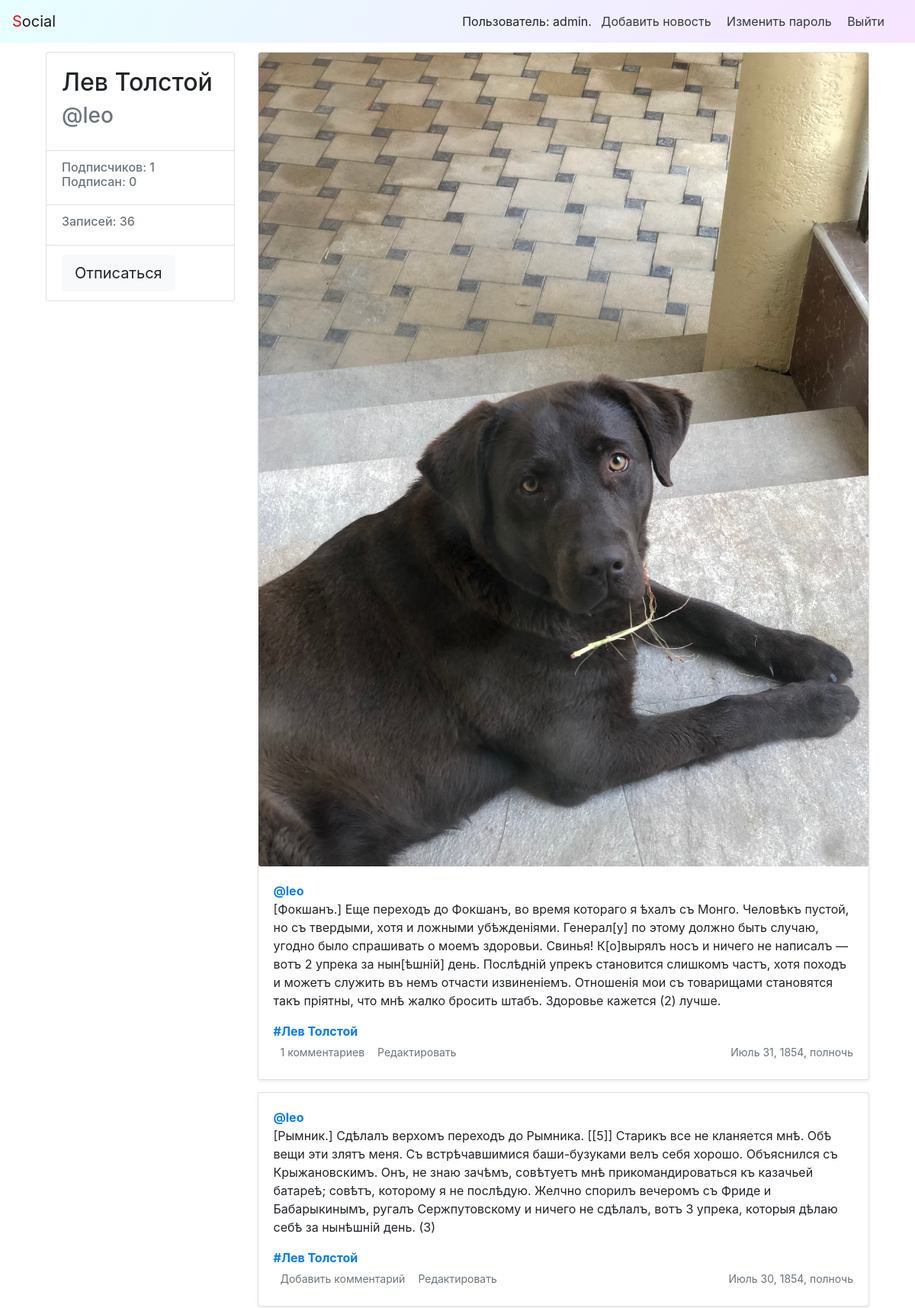
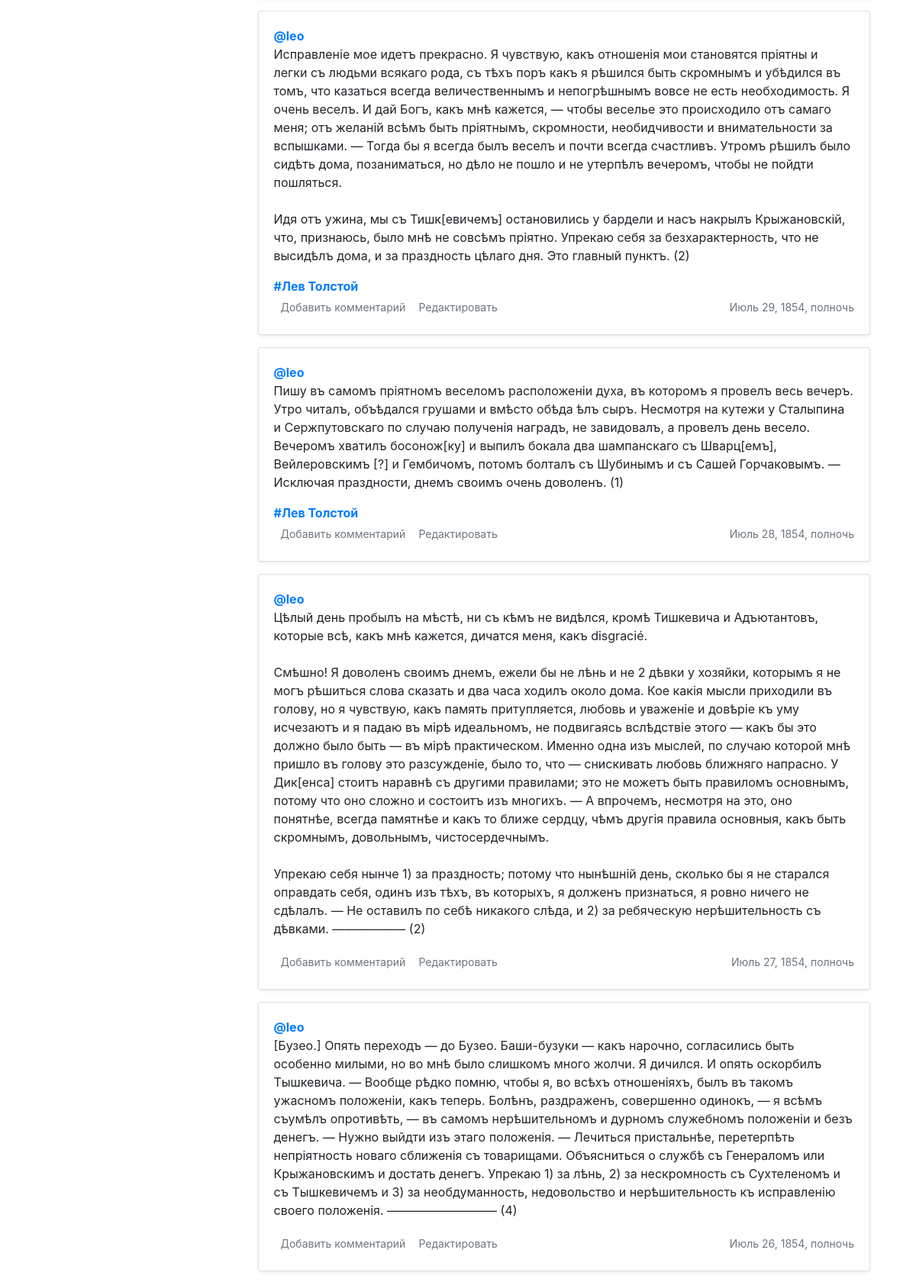
The page /profile/leo/ (signed in, upper part) on the database its author committed (2 pictures, top to bottom).
### posts/models.py (models this page shows, shortened)
class Post(models.Model):
    text = models.TextField()
    pub_date = models.DateTimeField('date published', auto_now_add=True)
    author = models.ForeignKey(User, on_delete=models.CASCADE, related_name='posts')
    group = models.ForeignKey('Group', on_delete=models.SET_NULL,
                              blank=True, null=True, related_name='posts')
    image = models.ImageField(upload_to='posts/', blank=True, null=True)
    class Meta:
        ordering = ["-pub_date"]

class Group(models.Model):
    title = models.CharField(max_length=200)
    slug = models.SlugField(max_length=250, unique=True)
    description = models.TextField()

### posts/views.py (the view)
# urls.py: path('profile/<str:username>/', views.profile, name='profile'),
def profile(request, username):
    user = get_object_or_404(User, username=username)
    post_list = Post.objects.select_related('author', 'group').prefetch_related('comments__post').filter(author__username=username).order_by('-pub_date')
    paginator = Paginator(post_list, 10)
    page_number = request.GET.get('page')
    page = paginator.get_page(page_number)
    following = Follow.objects.filter(author=user, user=request.user).exists()
    context = {
        'user': user,
        'page': page,
        'paginator': paginator,
        'following': following,
    }
    return render(request, 'posts/profile.html', context)

### social/context_processors.py (called while the page is built)
def year(request):
    year = dt.datetime.now().year
    return {'year': year}

### posts/templates/posts/profile.html (shortened to what this page needs)
{% extends 'base.html' %}
{% load thumbnail %}
{% block content %}
<main role="main" class="container">
    <div class="row">
        <div class="col-md-3 mb-3 mt-1">
            <div class="card">
                <div class="card-body">
                    <div class="h2">
                        {{ user.get_full_name }}
                    </div>
                    <div class="h3 text-muted">
                        @{{ user.username }}
                    </div>
                </div>
                <ul class="list-group list-group-flush">
                    <li class="list-group-item">
                        <div class="h6 text-muted">
                            Подписчиков: {{ user.following.count }} <br/>
                            Подписан: {{ user.follower.count }}
                        </div>
                    </li>
                    <li class="list-group-item">
                        <div class="h6 text-muted">
                            Записей: {{ user.posts.count }}
                        </div>
                    </li>
                    <li class="list-group-item">
                        {% if following %}
                        <a class="btn btn-lg btn-light"
                           href="{% url 'profile_unfollow' user.username %}" role="button">
                            Отписаться
                        </a>
                        {% else %}
                        <a class="btn btn-lg btn-primary"
                           href="{% url 'profile_follow' user.username %}" role="button">
                            Подписаться
                        </a>
                        {% endif %}
                    </li>
                </ul>
            </div>
        </div>
        <div class="col-md-9">
            {% for post in page %}
            {% include 'posts/post_item.html' with post=post %}
            {% endfor %}
        </div>
    </div>
</main>
{% endblock %}

### templates/nav.html
<nav class="navbar navbar-light gradient-background">
    <a class="navbar-brand" href="/"><span style="color:red">S</span>ocial</a>
    <nav class="my-2 my-md-0 mr-md-3">
        {% if request.user.is_authenticated %}
        Пользователь: {{ request.user.username }}.
        <a class="p-2 text-dark" href="{% url 'new_post' %}">Добавить новость</a>
        <a class="p-2 text-dark" href="{% url 'password_change' %}">Изменить пароль</a>
        <a class="p-2 text-dark" href="{% url 'logout' %}">Выйти</a>
        {% else %}
        <a class="p-2 text-dark" href="{% url 'login' %}">Войти</a> |
        <a class="p-2 text-dark" href="{% url 'signup' %}">Регистрация</a>
        {% endif %}
    </nav>
</nav>

### posts/templates/posts/post_item.html
<div class="card mb-3 mt-1 shadow-sm">
    {% load thumbnail %}
    {% thumbnail post.image "960x339" crop="center" upscale=True as im %}
    <img class="card-img" src="{{ im.url }}" />
    {% endthumbnail %}
    <div class="card-body">
        <p class="card-text">
            <a name="post_{{ post.id }}" href="{% url 'profile' post.author.username %}">
                <strong class="d-block text-gray-dark">@{{ post.author }}</strong>
            </a>
            {{ post.text|linebreaksbr }}
        </p>
        {% if post.group %}
        <a class="card-link muted" href="{% url 'group' post.group.slug %}">
                <strong class="d-block text-gray-dark">#{{ post.group.title }}</strong>
        </a>
        {% endif %}
        <div class="d-flex justify-content-between align-items-center">
            <div class="btn-group ">
                <a class="btn btn-sm text-muted" href="{% url 'post' post.author.username post.id %}" role="button">
                    {% if post.comments.exists %}
                    {{ post.comments.count }} комментариев
                    {% else %}
                    Добавить комментарий
                    {% endif %}
                </a>
                 {% if user == post.author %}
                 <a class="btn btn-sm text-muted" href="{% url 'post_edit' post.author.username post.id %}"
                        role="button">
                        Редактировать
                </a>
                {% endif %}
            </div>
            <small class="text-muted">{{ post.pub_date }}</small>
        </div>
    </div>
</div>

### static/css/style.css (style rules this page uses)
.gradient-background { background: linear-gradient(300deg,#fadfff,#e7ffff); background-size: 120% 120%; animation: gradient-animation 12s ease infinite; }

### rows shown on the page
Post: author "leo", text "[Фокшанъ.] Еще переходъ до Фокшанъ, во время котораго я ѣхалъ съ Монго. Человѣкъ пустой, но съ твердыми, хотя и ложными убѣжденіями. Генерал[у] по этому должно быть случаю, угодно было спрашивать о моемъ здоровьи. Свинья! К[о]вырялъ носъ и ничего не написалъ — вотъ 2 упрека за нын[ѣшній] день. Послѣдній упрекъ становится слишкомъ частъ, хотя походъ и можетъ служить въ немъ отчасти извиненіемъ. Отношенія мои съ товарищами становятся такъ пріятны, что мнѣ жалко бросить штабъ. Здоровье кажется (2) лучше.", group "Лев Толстой", comments.count "1", shows "Редактировать", pub_date "Июль 31, 1854, полночь"
Post: author "leo", text "[Рымник.] Сдѣлалъ верхомъ переходъ до Рымника. [[5]] Старикъ все не кланяется мнѣ. Обѣ вещи эти злятъ меня. Съ встрѣчавшимися баши-бузуками велъ себя хорошо. Объяснился съ Крыжановскимъ. Онъ, не знаю зачѣмъ, совѣтуетъ мнѣ прикомандироваться къ казачьей батареѣ; совѣтъ, которому я не послѣдую. Желчно спорилъ вечеромъ съ Фриде и Бабарыкинымъ, ругалъ Сержпутовскому и ничего не сдѣлалъ, вотъ 3 упрека, которыя дѣлаю себѣ за нынѣшній день. (3)", group "Лев Толстой", shows "Добавить комментарий", shows "Редактировать", pub_date "Июль 30, 1854, полночь"
Post: author "leo", text "Исправленіе мое идетъ прекрасно. Я чувствую, какъ отношенія мои становятся пріятны и легки съ людьми всякаго рода, съ тѣхъ поръ какъ я рѣшился быть скромнымъ и убѣдился въ томъ, что казаться всегда величественнымъ и непогрѣшнымъ вовсе не есть необходимость. Я очень веселъ. И дай Богъ, какъ мнѣ кажется, — чтобы веселье это происходило отъ самаго меня; отъ желаній всѣмъ быть пріятнымъ, скромности, необидчивости и внимательности за вспышками. — Тогда бы я всегда былъ веселъ и почти всегда счастливъ. Утромъ рѣшилъ было сидѣть дома, позаниматься, но дѣло не пошло и не утерпѣлъ вечеромъ, чтобы не пойдти пошляться. Идя отъ ужина, мы съ Тишк[евичемъ] остановились у бардели и насъ накрылъ…", group "Лев Толстой", shows "Добавить комментарий", shows "Редактировать", pub_date "Июль 29, 1854, полночь"
Post: author "leo", text "Пишу въ самомъ пріятномъ веселомъ расположеніи духа, въ которомъ я провелъ весь вечеръ. Утро читалъ, объѣдался грушами и вмѣсто обѣда ѣлъ сыръ. Несмотря на кутежи у Сталыпина и Сержпутовскаго по случаю полученія наградъ, не завидовалъ, а провелъ день весело. Вечеромъ хватилъ босонож[ку] и выпилъ бокала два шампанскаго съ Шварц[емъ], Вейлеровскимъ [?] и Гембичомъ, потомъ болталъ съ Шубинымъ и съ Сашей Горчаковымъ. — Исключая праздности, днемъ своимъ очень доволенъ. (1)", group "Лев Толстой", shows "Добавить комментарий", shows "Редактировать", pub_date "Июль 28, 1854, полночь"
Post: author "leo", text "Цѣлый день пробылъ на мѣстѣ, ни съ кѣмъ не видѣлся, кромѣ Тишкевича и Адъютантовъ, которые всѣ, какъ мнѣ кажется, дичатся меня, какъ disgracié. Смѣшно! Я доволенъ своимъ днемъ, ежели бы не лѣнь и не 2 дѣвки у хозяйки, которымъ я не могъ рѣшиться слова сказать и два часа ходилъ около дома. Кое какія мысли приходили въ голову, но я чувствую, какъ память притупляется, любовь и уваженіе и довѣріе къ уму исчезаютъ и я падаю въ мірѣ идеальномъ, не подвигаясь вслѣдствіе этого — какъ бы это должно было быть — въ мірѣ практическом. Именно одна изъ мыслей, по случаю которой мнѣ пришло въ голову это разсужденіе, было то, что — снискивать любовь ближняго напрасно. У Дик[енса] стоитъ наравнѣ съ другими…", shows "Добавить комментарий", shows "Редактировать", pub_date "Июль 27, 1854, полночь"
Post: author "leo", text "[Бузео.] Опять переходъ — до Бузео. Баши-бузуки — какъ нарочно, согласились быть особенно милыми, но во мнѣ было слишкомъ много жолчи. Я дичился. И опять оскорбилъ Тышкевича. — Вообще рѣдко помню, чтобы я, во всѣхъ отношеніяхъ, былъ въ такомъ ужасномъ положеніи, какъ теперь. Болѣнъ, раздраженъ, совершенно одинокъ, — я всѣмъ съумѣлъ опротивѣть, — въ самомъ нерѣшительномъ и дурномъ служебномъ положеніи и безъ денегъ. — Нужно выйдти изъ этаго положенія. — Лечиться пристальнѣе, перетерпѣть непріятность новаго сближенія съ товарищами. Объясниться о службѣ съ Генераломъ или Крыжановскимъ и достать денегъ. Упрекаю 1) за лѣнь, 2) за нескромность съ Сухтеленомъ и съ Тышкевичемъ и 3) за…", shows "Добавить комментарий", shows "Редактировать", pub_date "Июль 26, 1854, полночь"

### other values the page prints
{{ request.user.username }} "admin"
{{ user.get_full_name }} "Лев Толстой"
{{ user.username }} "leo"
{{ user.following.count }} "1"
{{ user.follower.count }} "0"
{{ user.posts.count }} "36"
